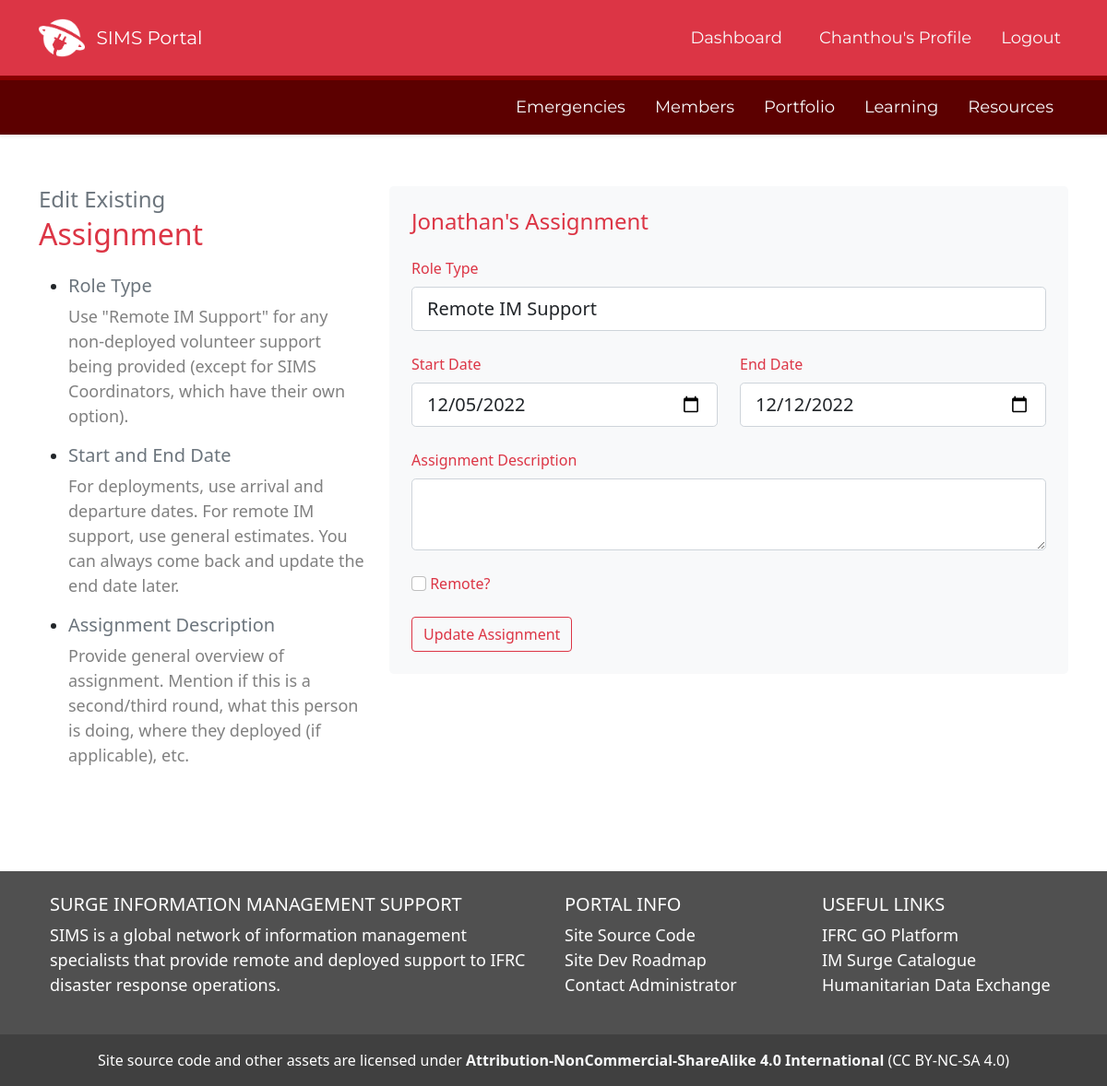
Page /assignment/edit/56 (signed in) on the committed database.
### SIMS_Portal/models.py (models this page shows, shortened)
class User(db.Model, UserMixin):
	__tablename__ = 'user'
	id = db.Column(db.Integer, primary_key=True)
	firstname = db.Column(db.String(40), nullable=False)
	lastname = db.Column(db.String(40), nullable=False)
	status = db.Column(db.String(20), default='Pending')
	birthday = db.Column(db.Date)
	email = db.Column(db.String(120), unique=True, nullable=False)
	password = db.Column(db.String(60), nullable=False)
	molnix_id = db.Column(db.Integer)
	job_title = db.Column(db.String(120))
	unit = db.Column(db.String(120))
	bio = db.Column(db.Text)
	is_admin = db.Column(db.Boolean, default=False)
	roles = db.Column(db.String(1000))
	languages = db.Column(db.String(1000))
	image_file = db.Column(db.String(20), nullable=False, default='default.png')
	twitter = db.Column(db.String(120))
	slack_id = db.Column(db.String(120))
	github = db.Column(db.String(120))
	linked_in = db.Column(db.String(120))
	messaging_number_country_code = db.Column(db.Integer)
	messaging_number = db.Column(db.Integer)
	ns_id = db.Column(db.Integer, db.ForeignKey('nationalsociety.ns_go_id'))
	assignments = db.relationship('Assignment', backref='assigned_member')
	products = db.relationship('Portfolio', backref='creator', lazy=True)
	skills = db.relationship('Skill', secondary='user_skill', backref='members_with_skill')
	languages = db.relationship('Language', secondary='user_language', backref='members_with_language')
	badges = db.relationship('Badge', secondary='user_badge', backref='members_with_badge')
	working_groups = db.relationship('WorkingGroup', secondary='user_workinggroup', backref='members_with_workinggroup')
	created_at = db.Column(db.DateTime, server_default=func.now())
	updated_at = db.Column(db.DateTime, onupdate=func.now())
	fullname = column_property(firstname + " " + lastname)
	@hybrid_property
	def fullname(self):
		return self.firstname + " " + self.lastname

class Assignment(db.Model):
	__tablename__ = 'assignment'
	id = db.Column(db.Integer, primary_key=True)
	role = db.Column(db.String(100))
	start_date = db.Column(db.Date, nullable=False, default=datetime.utcnow)
	end_date = db.Column(db.Date, nullable=False)
	remote = db.Column(db.Boolean)
	assignment_details = db.Column(db.String(1000))
	assignment_status = db.Column(db.String(100), default='Active')
	availability = db.Column(db.String)
	products = db.relationship('Portfolio', backref='assignment', lazy=True)
	learning = db.relationship('Learning', backref='assignment', uselist=False)
	user_id = db.Column(db.Integer, db.ForeignKey('user.id'))
	emergency_id = db.Column(db.Integer, db.ForeignKey('emergency.id'), default=0)
	created_at = db.Column(db.DateTime, server_default=func.now())
	updated_at = db.Column(db.DateTime, onupdate=func.now())

### SIMS_Portal/assignments/routes.py (the view, shortened to what this page needs)
@assignments.route('/assignment/edit/<int:id>', methods=['GET', 'POST'])
@login_required
def edit_assignment(id):
	assignment_info = db.session.query(Assignment, User, Emergency).join(User).join(Emergency).filter(Assignment.id == id).first()
	form = UpdateAssignmentForm(role=assignment_info.Assignment.role, start_date=assignment_info.Assignment.start_date, end_date=assignment_info.Assignment.end_date, assignment_details=assignment_info.Assignment.assignment_details)
	this_assignment = db.session.query(Assignment).filter(Assignment.id==id).first()
	return render_template('assignment_edit.html', form=form, assignment_info=assignment_info)

### SIMS_Portal/assignments/forms.py
class UpdateAssignmentForm(FlaskForm):
	user_id = QuerySelectField('SIMS Member', query_factory=lambda:User.query.filter_by(status='Active'), get_label='fullname', allow_blank=True)
	emergency_id = QuerySelectField('Emergency', query_factory=lambda:Emergency.query.all(), get_label='emergency_name', allow_blank=True)
	role = SelectField("Role Type", choices=['', 'SIMS Remote Coordinator', 'FACT/CAP Information Management', 'Information Management Coordinator', 'Information Analyst', 'Primary Data Collection Officer', 'Mapping and Visualization Officer', 'Remote IM Support'])
	start_date = DateTimeField('Start Date', format='%Y-%m-%d')
	end_date = DateTimeField('End Date', format='%Y-%m-%d')
	remote = BooleanField('Remote?')
	assignment_details = TextAreaField('Assignment Description')
	submit = SubmitField('Update Assignment')

### SIMS_Portal/models.py (called while the page is built)
@login_manager.user_loader
def load_user(user_id):
	return User.query.get(int(user_id))

### SIMS_Portal/templates/assignment_edit.html (shortened to what this page needs)
{% extends "layout.html" %}
{% block content %}
<div class="container">
	<div class="row my-5">
		<div class="col-md-4">
			<h4 class="text-secondary mb-1">Edit Existing</h4>
			<h2 class="text-danger mb-4">Assignment</h2>
			<ul class="timeline">
				<li>
					<h5 class="text-secondary">Role Type</h5>
					<p id="sidebar-guidance">Use "Remote IM Support" for any non-deployed volunteer support being provided (except for SIMS Coordinators, which have their own option).</p>
				</li>
				<li>
					<h5 class="text-secondary">Start and End Date</h5>
					<p id="sidebar-guidance">For deployments, use arrival and departure dates. For remote IM support, use general estimates. You can always come back and update the end date later.</p>
				</li>
				<li>
					<h5 class="text-secondary">Assignment Description</h5>
					<p id="sidebar-guidance">Provide general overview of assignment. Mention if this is a second/third round, what this person is doing, where they deployed (if applicable), etc.</p>
				</li>
			</ul>
		</div>
		<div class="col">
			<form action="" method="POST" class="mx-auto p-4 bg-light text-light rounded-3" novalidate>
				<div class="row">
					<h4 class="text-danger pb-3">{{assignment_info.User.firstname}}'s Assignment</h4>
					<div class="col">
						<div class="form-group pb-4">
							{{ form.role.label(class="form-control-label pb-2 text-danger") }}
							{% if form.role.errors %}
								{{ form.role(class="form-control form-control-lg is-invalid") }}
									<div class="invalid-feedback">
										{% for error in form.role.errors %}
											<span>{{ error }}</span>
										{% endfor %}
									</div>
							{% else %}
								{{ form.role(class="form-control form-control-lg") }}
							{% endif %}
						</div>
					</div>
				</div>
				<div class="row">
					<div class="col-md-6">
						<div class="form-group pb-4">
							{{ form.start_date.label(class="form-control-label pb-2 text-danger") }}
							{% if form.start_date.errors %}
								{{ form.start_date(class="form-control form-control-lg is-invalid") }}
									<div class="invalid-feedback">
										{% for error in form.start_date.errors %}
											<span>{{ error }}</span>
										{% endfor %}
									</div>
							{% else %}
								{{ form.start_date(class="form-control form-control-lg datepicker", type="date") }}
							{% endif %}
						</div>
					</div>
					<div class="col">
							{{ form.end_date.label(class="form-control-label pb-2 text-danger") }}
							{% if form.end_date.errors %}
								{{ form.end_date(class="form-control form-control-lg is-invalid") }}
									<div class="invalid-feedback">
										{% for error in form.end_date.errors %}
										<span>{{ error }}</span>
										{% endfor %}
										</div>
							{% else %}
								{{ form.end_date(class="form-control form-control-lg datepicker", type="date") }}
							{% endif %}
					</div>
				</div>
					<div class="row">
						<div class="col">
							<div class="form-group pb-4">
								{{ form.assignment_details.label(class="form-control-label pb-2 text-danger") }}
								{% if form.assignment_details.errors %}
									{{ form.assignment_details(class="form-control form-control-lg is-invalid") }}
										<div class="invalid-feedback">
											{% for error in form.assignment_details.errors %}
												<span>{{ error }}</span>
											{% endfor %}
										</div>
								{% else %}
									{{ form.assignment_details(class="form-control form-control-lg") }}
								{% endif %}
							</div>
						</div>
						<div class="row">
							<div class="col-md-6 mb-4">
								{{ form.remote(class="form-check-input") }}
								{{ form.remote.label(class="form-check-label text-danger") }}
							</div>
						</div>
						</div>
				{{ form.submit(class="btn btn-outline-danger") }}
			</form>
		</div>
	</div>
</div>
{% endblock content %}

### SIMS_Portal/templates/layout.html (shortened to what this page needs)
<!DOCTYPE html>
<html lang="en">
<head>
	<link href="https://cdn.jsdelivr.net/npm/bootstrap@5.1.3/dist/css/bootstrap.min.css" rel="stylesheet">
	<link rel="stylesheet" type="text/css" href="https://cdn.datatables.net/1.12.1/css/jquery.dataTables.css">
	<link rel="stylesheet" type="text/css" href="{{ url_for('static', filename='css/main.css') }}">
	<link rel="stylesheet" href="https://cdn.jsdelivr.net/npm/bootstrap-icons@1.8.3/font/bootstrap-icons.css">
	<link rel="stylesheet" href="https://cdn.jsdelivr.net/npm/fullcalendar@5.11.0/main.min.css">
	<link rel="stylesheet" href="https://maxcdn.bootstrapcdn.com/font-awesome/4.7.0/css/font-awesome.min.css">
</head>
<body class="d-flex flex-column min-vh-100" data-spy="scroll" data-target=".card" data-offset="50">
	<header>
	<nav id="navbar_top" class="navbar navbar-expand-md navbar-dark bg-danger navbar-static-top py-3">
	 <div class="container">
		 <img src='/static/assets/img/SIMS-Logo-Dark.png' height='50px'>&nbsp &nbsp
		{% if current_user.is_authenticated %}
			<a class="navbar-brand" href="/dashboard" style="font-family: 'Montserrat';">SIMS Portal </a>
		{% else %}
			<a class="navbar-brand" href="/" style="font-family: 'Montserrat';">Surge Information Management Support</a>
		{% endif %}
	  <div class="collapse navbar-collapse" id="main_nav">
		<ul class="navbar-nav ms-auto">
			{% if current_user.is_authenticated %}
				{% if request.path == '/dashboard' %}
					<li class="nav-item px-3"><button type="button" class="btn btn-light" style="font-family: 'Montserrat';">Dashboard</button></li>
				{% else %}
					<li class="nav-item px-3"><a class="nav-link text-light" href="/dashboard" style="font-family: 'Montserrat';"> Dashboard </a></li>
				{% endif %}
				{% if '/profile_edit/' in request.path %}
				<li class="nav-item px-2"><a class="nav-link text-light" href="/profile" style="font-family: 'Montserrat';"> Your Profile </a></li>
				{% elif request.path == '/profile' %}
					<li class="nav-item px-2"><button type="button" class="btn btn-light" style="font-family: 'Montserrat';">{{ current_user.firstname }}'s Profile</button></li>
				{% else %}
				<li class="nav-item px-2"><a class="nav-link text-light" href="/profile" style="font-family: 'Montserrat';"> {{ current_user.firstname }}'s Profile </a></li>
				{% endif %}
				<li class="nav-item ps-2"><a class="nav-link Montserrat text-light" href="/logout"> Logout </a></li>
			{% endif %}
		</ul>
	  </div>
	</nav>
	{% if current_user.is_authenticated %}
	<nav id="navbar_top_login" class="navbar navbar-expand-sm box-shadow shadow-sm navbar-dark sticky-top mb-2">
	 <div class="container">
	  <div class="collapse navbar-collapse" id="main_nav">
			<ul class="navbar-nav ms-auto">
				{% if '/emergencies/all' in request.path %}
					<li class="nav-item px-2"><button type="button" class="btn btn-light" style="font-family: 'Montserrat';">Emergencies</button></li>
				{% else %}
					<li class="nav-item px-2"><a class="nav-link text-light" href="{{ url_for('emergencies.view_all_emergencies')}}" style="font-family: 'Montserrat';">Emergencies</a></li>
				{% endif %}
				{% if '/members/all' in request.path %}
					<li class="nav-item px-2"><button type="button" class="btn btn-light" style="font-family: 'Montserrat';">Members</button></li>
				{% else %}
					<li class="nav-item px-2"><a class="nav-link text-light" href="{{ url_for('users.members_all')}}" style="font-family: 'Montserrat';">Members</a></li>
				{% endif %}
				{% if '/all_products' in request.path %}
					<li class="nav-item px-2"><button type="button" class="btn btn-light" style="font-family: 'Montserrat';">Portfolio</button></li>
				{% else %}
					<li class="nav-item px-2"><a class="nav-link text-light" href="{{ url_for('portfolios.all_products')}}" style="font-family: 'Montserrat';">Portfolio</a></li>
				{% endif %}
				{% if '/learning' in request.path %}
					<li class="nav-item px-2"><button type="button" class="btn btn-light" style="font-family: 'Montserrat';">Learning</button></li>
				{% else %}
					<li class="nav-item px-2"><a class="nav-link text-light" href="{{ url_for('main.learning')}}" style="font-family: 'Montserrat';">Learning</a></li>
				{% endif %}
				{% if '/resources' in request.path %}
					<li class="nav-item px-2"><button type="button" class="btn btn-light" style="font-family: 'Montserrat';">Resources</button></li>
				{% else %}
					<li class="nav-item px-2"><a class="nav-link text-light" href="{{ url_for('main.resources')}}" style="font-family: 'Montserrat';">Resources</a></li>
				{% endif %}
			</ul>
		</div>
	  </div>
	</nav>
	{% endif %}
	</header>
	{% block content %}{% endblock %}
	<br><br>
	<footer class="text-white text-center text-lg-start mt-auto" style='background: #505050'>
	  <div class="container p-4">
		<div class="row">
		  <div class="col-lg-6 col-md-12 mb-4 mb-md-0">
			<h5 class="text-uppercase">Surge Information Management Support</h5>
			<p>
			  SIMS is a global network of information management specialists that provide remote and deployed support to IFRC disaster response operations.
			</p>
		  </div>
		  <div class="col-lg-3 col-md-6 mb-4 mb-md-0">
			<h5 class="text-uppercase">Portal Info</h5>
			<ul class="list-unstyled mb-0">
			  <li>
				<a href="https://github.com/JonathanGarro/SIMS-Portal-Neo" class="text-white">Site Source Code</a>
			  </li>
			  <li>
				<a href="https://trello.com/b/zzwVdwoY/sims-portal-development-roadmap" class="text-white">Site Dev Roadmap</a>
			  </li>
			  <li>
				<a href="#!" class="text-white">Contact Administrator</a>
			  </li>
			</ul>
		  </div>
		  <div class="col-lg-3 col-md-6 mb-4 mb-md-0">
			  <h5 class="text-uppercase">Useful Links</h5>
			  <ul class="list-unstyled mb-0">
				<li>
				  <a href="https://go.ifrc.org" class="text-white">IFRC GO Platform</a>
				</li>
				<li>
				  <a href="https://go.ifrc.org/deployments/catalogue/infoMgt" class="text-white">IM Surge Catalogue</a>
				</li>
				<li>
				  <a href="https://data.humdata.org" class="text-white">Humanitarian Data Exchange</a>
				</li>
			  </ul>
			</div>
		</div>
	  </div>
	  <div class="text-center p-3" style="background-color: rgba(0, 0, 0, 0.2);">
		Site source code and other assets are licensed under <a href='http://creativecommons.org/licenses/by-nc-sa/4.0/' class='text-light fw-bold'> Attribution-NonCommercial-ShareAlike 4.0 International</a> (CC BY-NC-SA 4.0)
	  </div>
	</footer>
</body>
</html>

### SIMS_Portal/static/css/main.css (style rules this page uses)
a { text-decoration: none; color: #df4759 }
a:link { text-decoration: none; color: #df4759 }
body { position: relative; }
p { font-size: 18px; font: Verdana; }
li { font-size: 18px; }
#navbar_top_login { background: #5c0000 !important; }
#sidebar-guidance { font-size: 1em; color: grey }
h2 { margin-bottom:0; }
#navbar_top { border-bottom: 5px solid #890000; }
.Montserrat { font-family: 'Montserrat'; }

### rows in the picture
User: firstname "Chanthou"
User: User.firstname "Jonathan"
Assignment: role "Remote IM Support", start_date "12/05/2022", end_date "12/12/2022"
